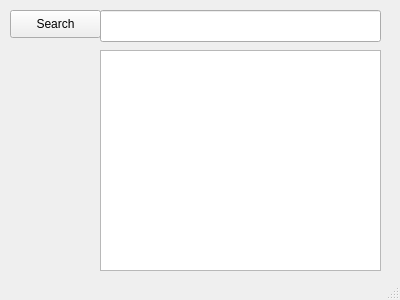
<?xml version="1.0" encoding="UTF-8"?>
<ui version="4.0">
 <class>MainWindow</class>
 <widget class="QMainWindow" name="MainWindow">
  <property name="geometry">
   <rect>
    <x>0</x>
    <y>0</y>
    <width>400</width>
    <height>300</height>
   </rect>
  </property>
  <property name="windowTitle">
   <string>MainWindow</string>
  </property>
  <widget class="QWidget" name="centralWidget">
   <widget class="QPushButton" name="pushButton">
    <property name="geometry">
     <rect>
      <x>10</x>
      <y>10</y>
      <width>91</width>
      <height>28</height>
     </rect>
    </property>
    <property name="text">
     <string>Search</string>
    </property>
   </widget>
   <widget class="QLineEdit" name="lineEdit">
    <property name="geometry">
     <rect>
      <x>100</x>
      <y>10</y>
      <width>281</width>
      <height>32</height>
     </rect>
    </property>
   </widget>
   <widget class="QTextEdit" name="textEdit">
    <property name="geometry">
     <rect>
      <x>100</x>
      <y>50</y>
      <width>281</width>
      <height>221</height>
     </rect>
    </property>
   </widget>
  </widget>
  <widget class="QStatusBar" name="statusBar"/>
 </widget>
 <layoutdefault spacing="6" margin="11"/>
 <resources/>
 <connections/>
</ui>
